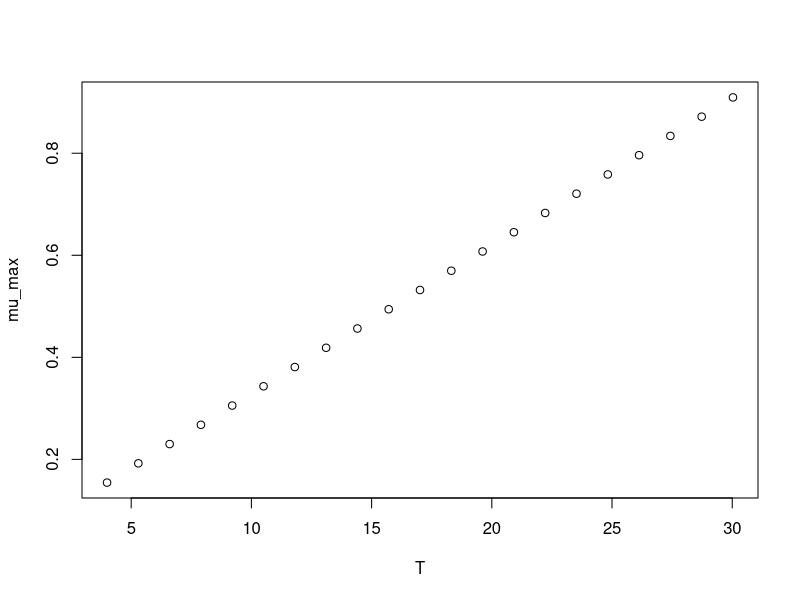

The R source for this figure:
#############################
# start of Parameter script
#############################
T <- seq(3.996003996004,30.03,length.out=21)
#############################
# end of Parameter script
#############################
############################# 
# start of Model script Gropin ID 1152 
#############################
 
# constant coefficients for this model
 
variables <- data.frame(T)
argumentsPar <- expand.grid(variables)
 
# heart of the model
response_surface <- function(T) {
   mumax <-0.029*(T+1.33)

return(mumax=mumax)
} 

# output parameters
mumax <- cbind(argumentsPar,response_surface(argumentsPar['T']))
colnames(mumax) <- c(colnames(argumentsPar),'mumax')
#############################
# End of Model script
#############################
############################# 
# start of Visualisation script Gropin ID 1152 
#############################
plot(T,mumax$mumax,
                          xlab='T',
                          ylab='mu_max')
#############################
# End of Visualisation script
#############################
